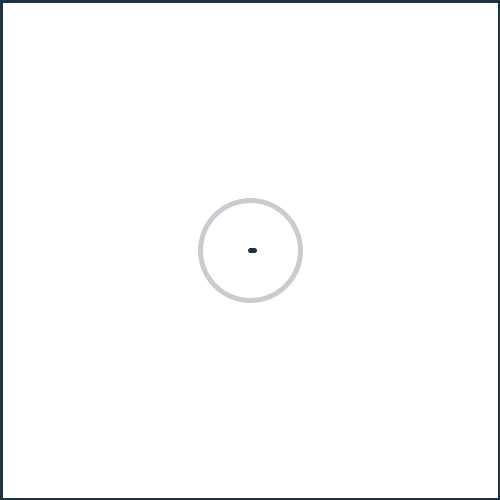
Frame 1 (no input)
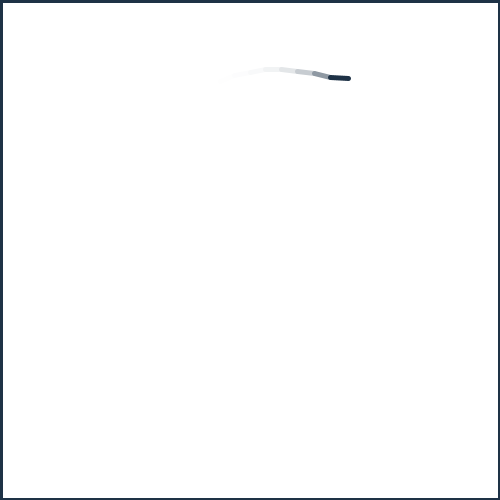
Frame 60 (the mouse pressed at the canvas centre just before this capture)
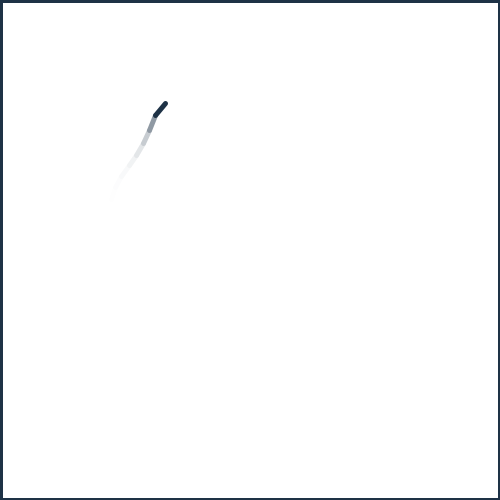
Frame 120 (the mouse held since frame 60 and released just before this capture)

The Processing sketch that drew these frames (run headless with seeded random() and noise(); from frame 60 on, the mouse is pressed at the canvas centre):

// Processing sketch: noisySpiral_animated
// ── noisySpiral_animated.pde
//  Title: Noisy Spiral (Animated)
//  Description: An example of using noise to make animations more interesting
//  Date Started: 2012 Mar 09
//  Last Modified: 2012 Mar 13
//  http://asymptoticdesign.wordpress.com/
//  This work is licensed under a Creative Commons 3.0 License.
//  (Attribution - NonCommerical - ShareAlike)
//  http://creativecommons.org/licenses/by-nc-sa/3.0/
//
//  In summary, you are free to copy, distribute, edit, and remix the work.
//  Under the conditions that you attribute the work to me, it is for
//  noncommercial purposes, and if you build upon this work or otherwise alter
//  it, you may only distribute the resulting work under this license.
//
//  Of course, the conditions may be waived with permission from the author.
//

//-----------------Globals
/* These are variables that you want to exist throughout the entire sketch.*/
float rad = 0;
float theta = 0;
float centX, centY;
float lastx = 250;
float lasty = 250;
float seed = random(17);

//-----------------Setup
/*The code in setup() will only be run once in your sketch.  Use this space to set things up like
 the sketch size, background color, framerate, etc. etc.*/
void setup() {
  //setup the sketch parameters
  size(500, 500); 
  background(255);
  //object color properties
  stroke(30, 50, 70, 128);
  noFill();
  strokeWeight(5);
  smooth();
  //setup some reference variables
  centX = width/2;
  centY = height/2;
  //draw a reference circle
  ellipse(centX, centY, 100, 100);
  //now draw the part-by-part circle
  stroke(30, 50, 70);
  fill(255,128);
}

//-----------------Main Loop
void draw() {
  rect(0,0,width,height);
  seed += 0.5;
  print("Radius: ");
  println(rad);
  rad += 20*noise(seed) - 5;
  theta += 5;
  float x = centX + rad*cos(radians(theta));
  float y = centY + rad*sin(radians(theta));
  line(lastx, lasty, x, y);
  lastx = x;
  lasty = y;
  if(abs(rad) > 250){
    rad = 0;
    lastx = centX;
    lasty = centY;
  }
  delay(50);
}
